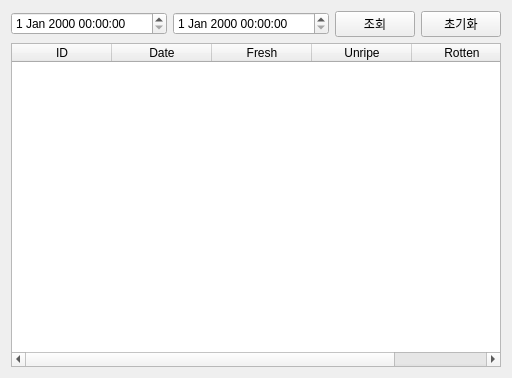
<?xml version="1.0" encoding="UTF-8"?>
<ui version="4.0">
 <class>Tab2_CropStatus</class>
 <widget class="QWidget" name="Tab2_CropStatus">
  <property name="geometry">
   <rect>
    <x>0</x>
    <y>0</y>
    <width>512</width>
    <height>378</height>
   </rect>
  </property>
  <property name="windowTitle">
   <string>Form</string>
  </property>
  <layout class="QVBoxLayout" name="verticalLayout">
   <item>
    <layout class="QHBoxLayout" name="horizontalLayout" stretch="4,4,2,0">
     <item>
      <widget class="QDateTimeEdit" name="pStartdatetime_crop"/>
     </item>
     <item>
      <widget class="QDateTimeEdit" name="pEnddatetime_crop"/>
     </item>
     <item>
      <widget class="QPushButton" name="pPBcrop">
       <property name="text">
        <string>조회</string>
       </property>
      </widget>
     </item>
     <item>
      <widget class="QPushButton" name="pPBclearcrop">
       <property name="text">
        <string>초기화</string>
       </property>
      </widget>
     </item>
    </layout>
   </item>
   <item>
    <widget class="QTableWidget" name="pTWcrop">
     <column>
      <property name="text">
       <string>ID</string>
      </property>
     </column>
     <column>
      <property name="text">
       <string>Date</string>
      </property>
     </column>
     <column>
      <property name="text">
       <string>Fresh</string>
      </property>
     </column>
     <column>
      <property name="text">
       <string>Unripe</string>
      </property>
     </column>
     <column>
      <property name="text">
       <string>Rotten</string>
      </property>
     </column>
    </widget>
   </item>
  </layout>
 </widget>
 <resources/>
 <connections/>
</ui>
